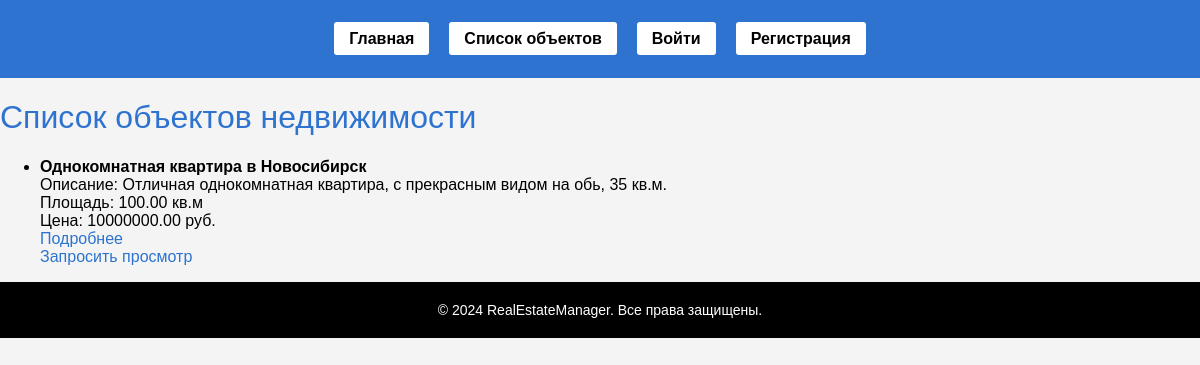
The page /property_list/ on the database its author committed.
### property_management/models.py (models this page shows, shortened)
class PropertyListing(models.Model):
    STATUS_CHOICES = [
        ('available', 'Свободно'),
        ('rented', 'Сдано')
    ]
    property_type = models.CharField(max_length=50, verbose_name='Тип объекта')
    description = models.TextField(verbose_name='Описание объекта')
    area = models.DecimalField(max_digits=10, decimal_places=2, verbose_name="Площадь (кв.м)")
    location = models.CharField(max_length=255, verbose_name='Местоположение')
    price = models.DecimalField(max_digits=10, decimal_places=2, verbose_name='Цена (руб.)')
    status = models.CharField(max_length=10, choices = STATUS_CHOICES, default = 'available', verbose_name='Статус')

### property_management/views.py (the view)
# urls.py: path('property_list/', views.property_list, name='property_list'),
def property_list(request):
    available_properties = PropertyListing.objects.filter(status='available')
    return render(request, 'property_management/property_list.html', {'properties': available_properties})

### property_management/templates/property_management/property_list.html (shortened to what this page needs)
{% extends 'property_management/base_generic.html' %}
{% block content %}
    <h1>Список объектов недвижимости</h1>
    <ul>
        {% for property in properties %}
            <li>
                <strong>{{ property.property_type }} в {{ property.location }}</strong><br>
                Описание: {{ property.description }}<br>
                Площадь: {{ property.area }} кв.м<br>
                Цена: {{ property.price }} руб.<br>
                <a href="{% url 'property_management:property_detail' property.id %}">Подробнее</a><br>
                <a href="{% url 'property_management:viewing_request' property.id %}">Запросить просмотр</a><br>
            </li>
        {% empty %}
            <li>Нет объектов для отображения.</li>
        {% endfor %}
    </ul>
{% endblock %}

### static/css/style.css (style rules this page uses)
html, body { margin: 0; padding: 0; height: 100%; }
body { font-family: Arial, sans-serif; background-color: #f4f4f4; margin: 0; padding: 0; height: 100%; }
h1, h2, h3 { color: #2d73cf; font-weight: normal; }
a { text-decoration: none; color: #2d73cf; }

### rows shown on the page
PropertyListing: property_type "Однокомнатная квартира", location "Новосибирск", description "Отличная однокомнатная квартира, с прекрасным видом на обь, 35 кв.м.", area "100.00", price "10000000.00"
